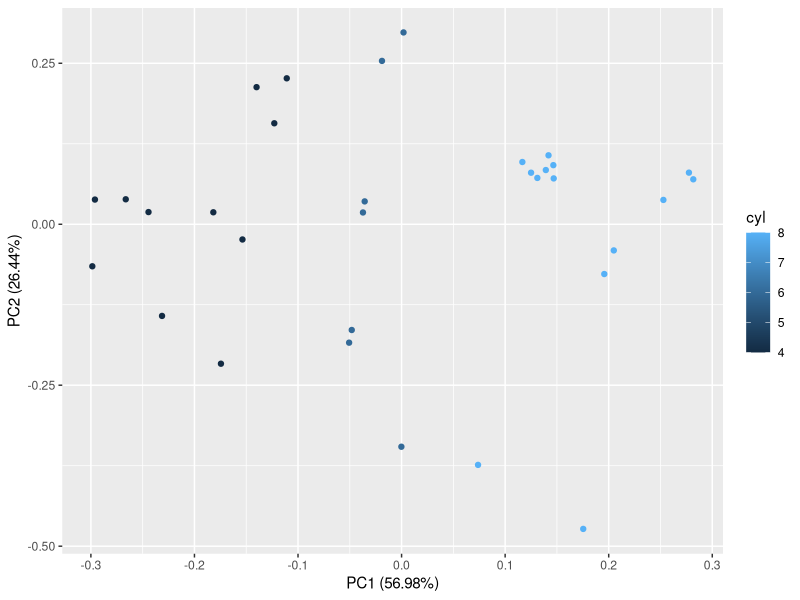
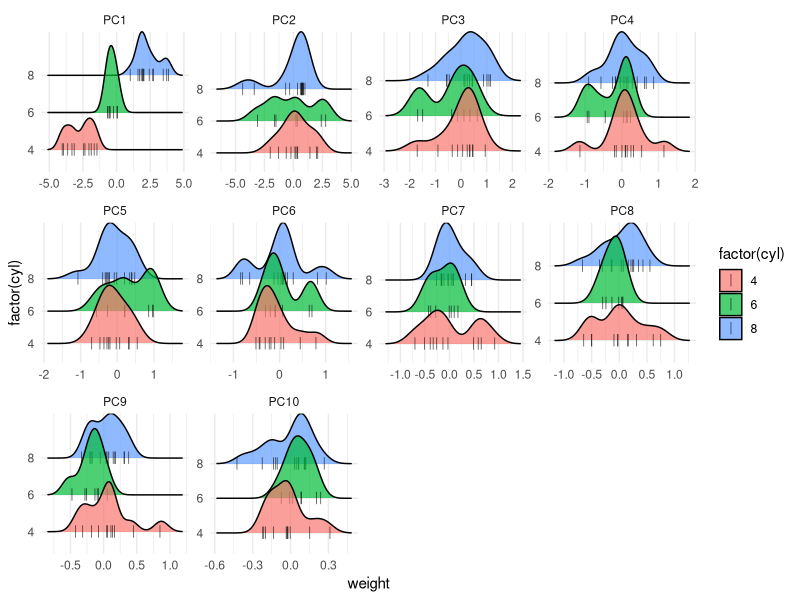

Here is the R script that generated these plots, in order:
## ---- chunk 1
library(magrittr)
mtcars %>% head
mtcars2 = mtcars[,-2]
pca = prcomp(x = mtcars2,center = T,scale. = T)
## ---- chunk 2
suppressPackageStartupMessages(library(ggfortify))

autoplot(pca,data = mtcars, colour = 'cyl')
## ---- chunk 3

pca_df = pca$x %>% as.data.frame() %>% dplyr::mutate(inst = rownames(.)) 
mtcars_df = mtcars %>% as.data.frame() %>% dplyr::mutate(inst = rownames(.))

df = dplyr::inner_join(mtcars_df,pca_df)


library(ggplot2)
library(ggridges)
df = df %>% tidyr::gather("PC","weight",tidyselect::contains("PC") ) 
df$PC = forcats::fct_relevel(df$PC,glue::glue("PC{1:10}"))


fp = df %>%ggplot(aes(x = weight,fill=factor(cyl),y=factor(cyl))) + 
  geom_density_ridges(jittered_points = TRUE,
                      position = position_points_jitter(width = 0.05,
                                                        height = 0),
                      point_shape = '|', point_size = 3, alpha = 0.7) +
  facet_wrap(~PC, scales = "free")


fp + theme_minimal()
